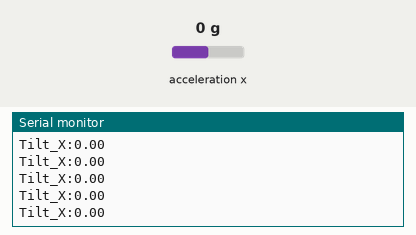
This sketch was run on a simulated Arduino Uno, built with avr-gcc and run on an emulated ATmega328P. Parts: the last lines printed to the serial monitor. Inputs (shaded band) come from the test bench; at power-on: acceleration x 0 g.

Above: at 1.2 s.
1.3 s: acceleration x set to -1.4 g
At 1.9 s:
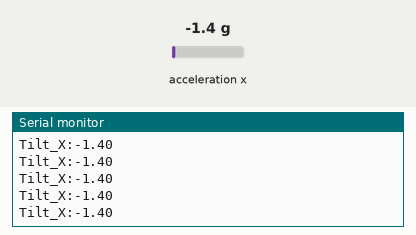
2.8 s: acceleration x set to -0.8 g
At 3.7 s:
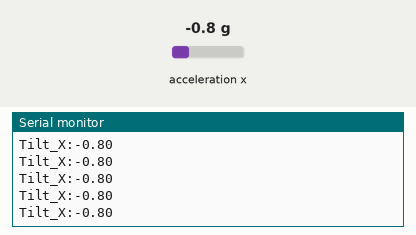
Timing chart, 0 to 5.8 s (numbered marks = the images above; inputs shaded):
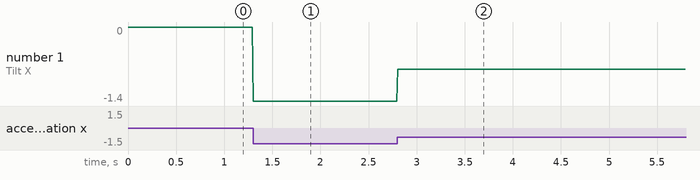

Measured:
- after the input at 1.3 s, the serial monitor: prints a new line at once (image 1)
- after the input at 2.8 s, the serial monitor: prints a new line at once (image 2)
- plotted number 1: 0 → -1.4 after the input at 1.3 s, -1.4 → -0.8 after the input at 2.8 s

The sketch:

SeeedCheckingIMU.ino
```cpp
// Required installing Seeed Arduino LSM6DS3@2.0.5
#include "LSM6DS3.h"
#include "Wire.h"

// Create the sensor object (I2C address is 0x6A)
LSM6DS3 myIMU(I2C_MODE, 0x6A);

void setup() {
    Serial.begin(115200);
    while (!Serial); // Wait for USB connection

    if (myIMU.begin() != 0) {
        Serial.println("Device error");
    } else {
        Serial.println("Device OK!");
    }
}

void loop() {
    // Read the Accelerometer (Motion)
    // We only print one axis (X) to make the graph easy to see
    Serial.print("Tilt_X:");
    Serial.println(myIMU.readFloatAccelX());

    // Fast loop to test speed
    delay(10);
}
```
